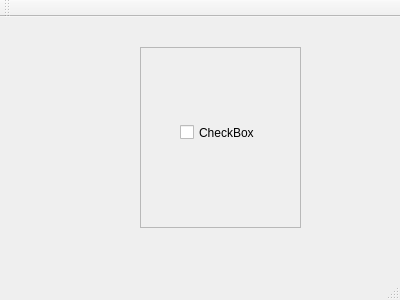
<?xml version="1.0" encoding="UTF-8"?>
<ui version="4.0">
 <class>MainWindow</class>
 <widget class="QMainWindow" name="MainWindow">
  <property name="geometry">
   <rect>
    <x>0</x>
    <y>0</y>
    <width>400</width>
    <height>300</height>
   </rect>
  </property>
  <property name="windowTitle">
   <string>MainWindow</string>
  </property>
  <widget class="QWidget" name="centralWidget">
   <widget class="QSynthCheckbox" name="checkBox">
    <property name="geometry">
     <rect>
      <x>180</x>
      <y>50</y>
      <width>91</width>
      <height>131</height>
     </rect>
    </property>
    <property name="text">
     <string>CheckBox</string>
    </property>
   </widget>
   <widget class="QSynthPanel" name="frame">
    <property name="geometry">
     <rect>
      <x>140</x>
      <y>30</y>
      <width>161</width>
      <height>181</height>
     </rect>
    </property>
    <property name="frameShape">
     <enum>QFrame::StyledPanel</enum>
    </property>
    <property name="frameShadow">
     <enum>QFrame::Raised</enum>
    </property>
   </widget>
   <zorder>frame</zorder>
   <zorder>checkBox</zorder>
  </widget>
  <widget class="QMenuBar" name="menuBar">
   <property name="geometry">
    <rect>
     <x>0</x>
     <y>0</y>
     <width>400</width>
     <height>22</height>
    </rect>
   </property>
  </widget>
  <widget class="QToolBar" name="mainToolBar">
   <attribute name="toolBarArea">
    <enum>TopToolBarArea</enum>
   </attribute>
   <attribute name="toolBarBreak">
    <bool>false</bool>
   </attribute>
  </widget>
  <widget class="QStatusBar" name="statusBar"/>
 </widget>
 <layoutdefault spacing="6" margin="11"/>
 <customwidgets>
  <customwidget>
   <class>QSynthCheckbox</class>
   <extends>QCheckBox</extends>
   <header>qsynthcheckbox.h</header>
  </customwidget>
  <customwidget>
   <class>QSynthPanel</class>
   <extends>QFrame</extends>
   <header>qsynthpanel.h</header>
   <container>1</container>
  </customwidget>
 </customwidgets>
 <resources/>
 <connections/>
</ui>
